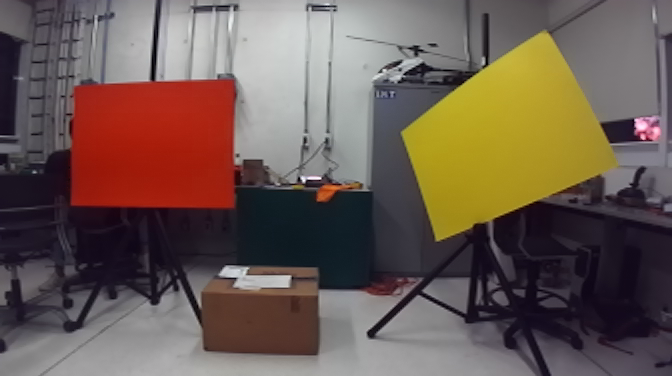
//> input picture Lu.png, 672 x 376 px
$ ./src   (built with g++ and OpenCV 4)
//> lines starting //> are read from the running program, lines starting //| are printed output that depends on the picture
#include <iostream>
#include <fstream>


#include <opencv2/core.hpp>
#include "opencv2/calib3d.hpp"
#include "opencv2/imgcodecs.hpp"
#include "opencv2/highgui.hpp"
#include <opencv2/imgproc/imgproc.hpp>


using namespace cv;
using namespace std;


const char *windowDisparity = "Disparity";

void readme();

int main(){
    Mat img1, img2, conc;
    img1 = imread("../Lu.png"); //CV_LOAD_IMAGE_GRAYSCALE);
//> img1 is the input picture: 376 rows x 672 cols, CV_8UC3; mean B, G, R 82.2, 91, 107.6
    img2 = imread("../Ru.png"); //CV_LOAD_IMAGE_GRAYSCALE);
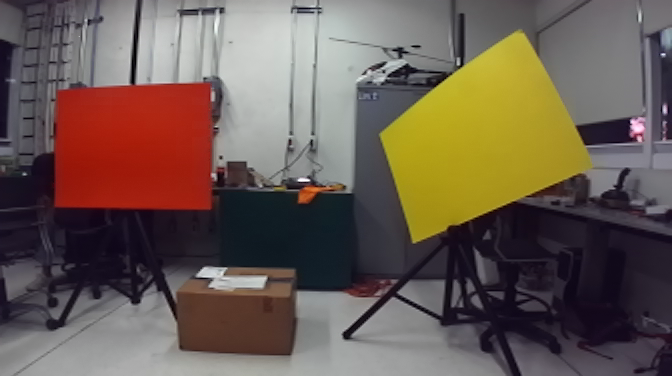
//> input picture Ru.png, 672 x 376 px
//> img2 is the input picture: 376 rows x 672 cols, CV_8UC3; mean B, G, R 82.3, 92, 106.6

    hconcat(img1,img2,conc);

    imshow("Raw Images",conc);

    waitKey(0);

    double cm1[3][3] = {{351.4026, 0.000000e+00, 339.6319}, {0.000000e+00, 350.6625, 193.8976}, {0.000000e+00, 0.000000e+00, 1.000000e+00}};
    double cm2[3][3] = {{349.9746, 0.000000e+00, 334.0690 }, {0.000000e+00, 349.1968, 196.7178}, {0.000000e+00, 0.000000e+00, 1.000000e+00}};
    double d1[1][5] = {{ -0.1669, 0.0083, -0.0000074943, -0.000071809, 0.0127}};
    double d2[1][5] = {{-0.1661, 0.0079, -0.00034609, -0.0001746, 0.0126}};

    Mat CM1 (3,3, CV_64FC1, cm1);
    Mat CM2 (3,3, CV_64FC1, cm2);
    Mat D1(1,5, CV_64FC1, d1);
    Mat D2(1,5, CV_64FC1, d2);


    double r[3][3] = {{1.0, 0.0008, -0.0093},{-0.0008, 1, 0.0034},{0.0093, -0.0034, 1}};
    double t[3][1] = {{ -119.7992}, {-0.1643}, {-0.2634}};
    Mat R (3,3, CV_64FC1, r);
    Mat T (3,1, CV_64FC1, t);


    Mat R1, R2, T1, T2, Q, P1, P2;

    stereoRectify(CM1, D1, CM2, D2, img1.size(), R, T, R1, R2, P1, P2, Q);

    Mat map11, map12, map21, map22;
    Size img_size = img1.size();
//> img_size = Size(672, 376)
    initUndistortRectifyMap(CM1, D1, R1, P1, img_size, CV_16SC2, map11, map12);
    initUndistortRectifyMap(CM2, D2, R2, P2, img_size, CV_16SC2, map21, map22);
    Mat img1r, img2r, imgLr, imgRr;
    remap(img1, img1r, map11, map12, 1);
    remap(img2, img2r, map21, map22, 1);


    hconcat(img1r,img2r,conc);

    imshow("Undistorted Images",conc);

    waitKey(0);

    imgLr = img1r(Rect(4,34,672-24,376-62 ));
    imgRr = img2r(Rect(16 ,28,672-20,376-60 ));
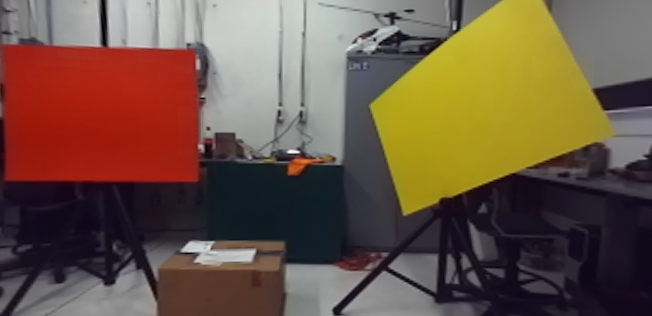
//> imgRr: 316 rows x 652 cols, CV_8UC3; mean B, G, R 69.3, 86.2, 108.2


    cv::resize(imgLr, imgLr, img_size);
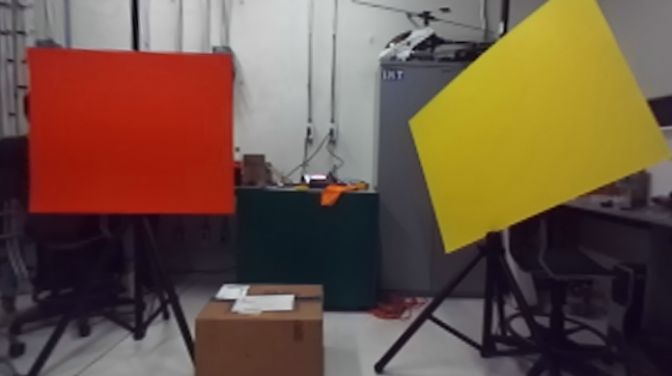
//> imgLr: 376 rows x 672 cols, CV_8UC3; mean B, G, R 68.2, 84.5, 108.5
    cv::resize(imgRr, imgRr, img_size);
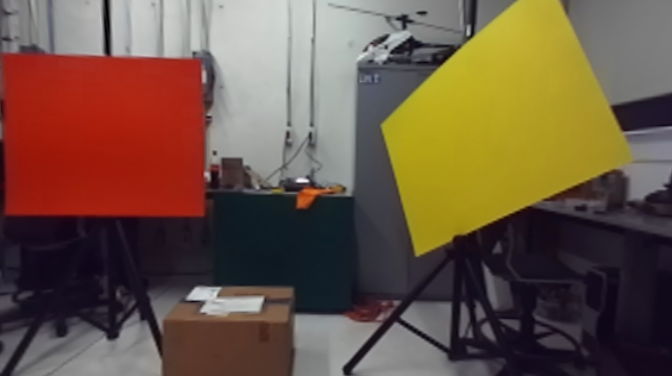
//> imgRr: 376 rows x 672 cols, CV_8UC3; mean B, G, R 69.2, 86.1, 108.1


    hconcat(imgLr,imgRr,conc);
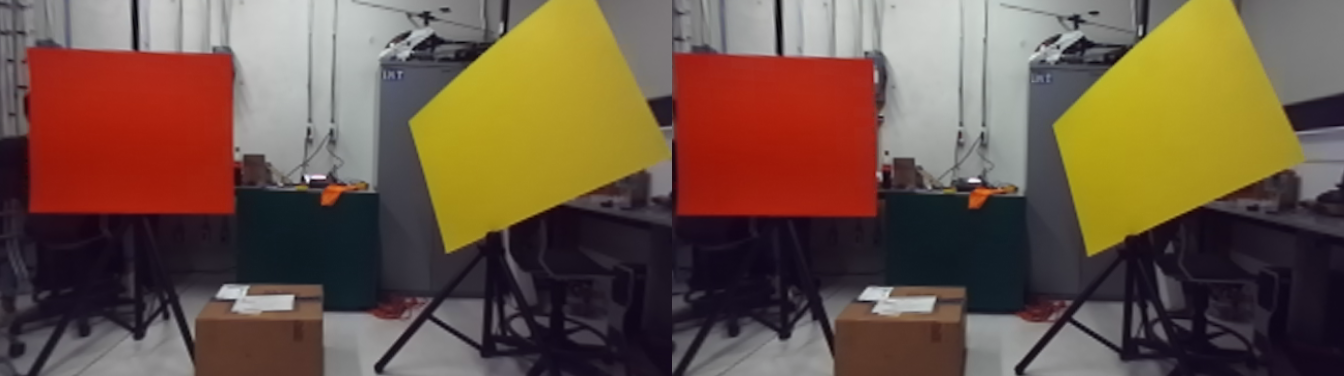
//> conc: 376 rows x 1344 cols, CV_8UC3; mean B, G, R 68.7, 85.3, 108.3

    imshow("Undistorted Images ROI",conc);

    waitKey(0);

    int sadSize = 1;
    Ptr<StereoSGBM> sbm = StereoSGBM::create(0,16,1);

    sbm->setBlockSize (sadSize);
    sbm->setNumDisparities(16*1);//128
    sbm->setPreFilterCap(100 );//63
    sbm->setMinDisparity(10 ); //-39;0
    sbm->setUniquenessRatio(0.1);
    sbm->setSpeckleWindowSize(100);
    sbm->setSpeckleRange(128);
    sbm->setDisp12MaxDiff(300);
    sbm->setMode( 1 );

    sbm->setP1 (sadSize*sadSize*16);
    sbm->setP2 (sadSize*sadSize*64);

    Mat disp, disp8;
    sbm->compute(imgLr, imgRr, disp);
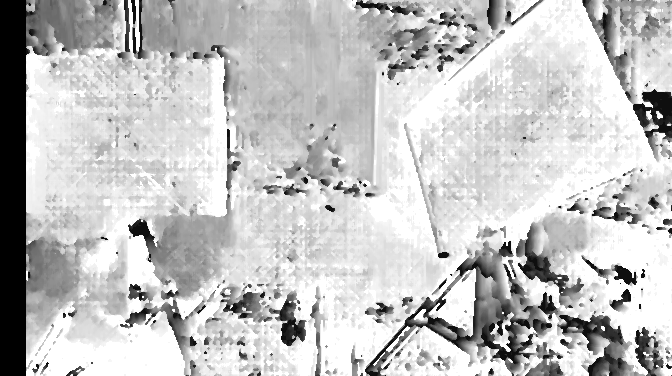
//> disp: 376 rows x 672 cols, CV_16SC1; min 144, max 400, mean 339.8; drawn with min black and max white

    normalize(disp, disp8, 0, 255, CV_MINMAX, CV_8U);
    cout<< "Hddk " << disp8.size() << endl;
//| Hddk [672 x 376]

    Mat roi = disp8(Rect(26,0,672-26,376));
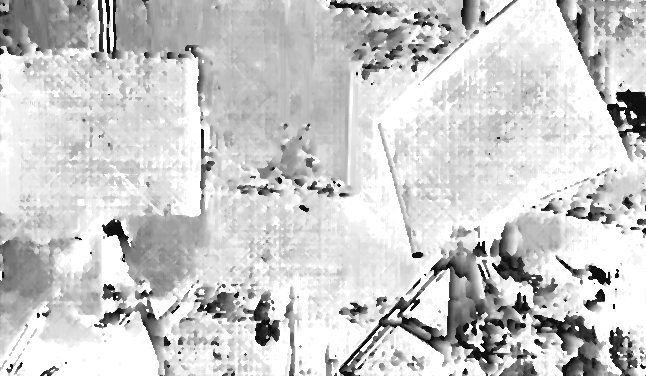
//> roi: 376 rows x 646 cols, CV_8UC1; min 16, max 255, mean 202.8
    cv::resize(roi,roi,img_size);
//> roi: 376 rows x 672 cols, CV_8UC1
    imshow("Hey" , roi);


    waitKey(0);

}

/**
 * @function readme
 */
void readme()
{ std::cout << " Usage: ./SBMSample <imgLeft> <imgRight>" << std::endl; }
